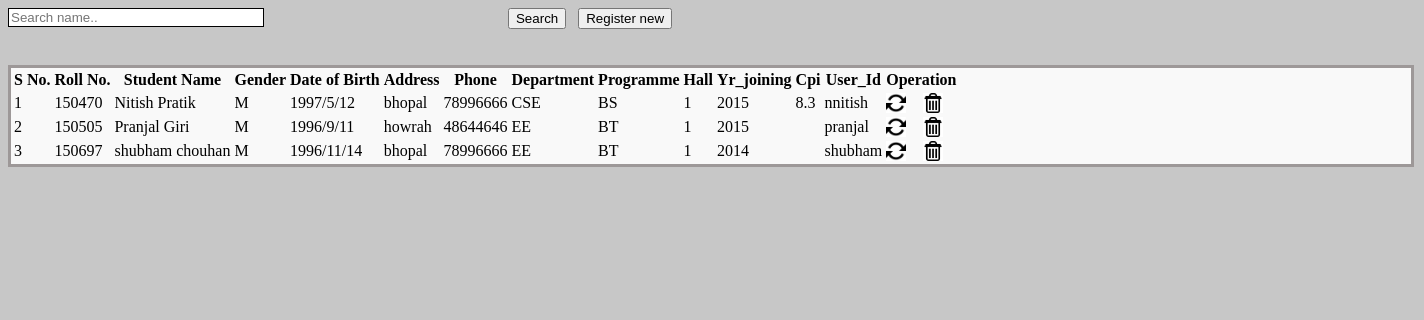
Screenshot of /View_Students.php with the database file from the repository.
### tables this page shows
CREATE TABLE `stu_table` (
  `name` varchar(20) NOT NULL,
  `gender` varchar(1) NOT NULL,
  `dob` varchar(20) NOT NULL,
  `department` varchar(10) NOT NULL,
  `roll_number` int(10) NOT NULL,
  `address` varchar(100) NOT NULL,
  `hall` varchar(5) NOT NULL,
  `ph_no` int(10) NOT NULL,
  `programme` varchar(10) NOT NULL,
  `year_joining` int(4) NOT NULL,
  `user_id` varchar(10) NOT NULL,
  `cpi` varchar(3) NOT NULL,
  `minor` varchar(20) NOT NULL
);

### View_Students.php (the view, shortened to what this page needs)
<!DOCTYPE html PUBLIC "-//W3C//DTD XHTML 1.0 Transitional//EN" "http://www.w3.org/TR/xhtml1/DTD/xhtml1-transitional.dtd">
<html xmlns="http://www.w3.org/1999/xhtml">
<head>
<link rel="stylesheet" type="text/css" href="css/style_view.css" />
</head>
<body>
<div class="btn_pos">
        <form method="post">
            <input type="text" name="searchtxt" class="input_box_pos form-control" placeholder="Search name.." />
            <div class="btn_pos_search">
            <input type="submit" class="btn btn-primary btn-large" name="btnsearch" value="Search"/>&nbsp;&nbsp;
            <a href="?tag=student_entry"><input type="button" class="btn btn-large btn-primary" value="Register new" name="butAdd"/></a>
            </div>
        </form>
    </div><br><br>
<div class="table_margin">
<table class="table table-bordered">
        <thead>
            <tr>
            <th style="text-align: center;">S No.</th>
 	    <th style="text-align: center;">Roll No.</th>
            <th style="text-align: center;">Student Name</th>
            <th style="text-align: center;">Gender</th>
            <th style="text-align: center;">Date of Birth</th>
            <th style="text-align: center;">Address</th>
            <th style="text-align: center;">Phone</th>
            <th style="text-align: center;">Department</th>
	    <th style="text-align: center;">Programme</th>
            <th style="text-align: center;">Hall</th>
	    <th style="text-align: center;">Yr_joining</th>
	    <th style="text-align: center;">Cpi</th>
	    <th style="text-align: center;">User_Id</th>
            <th style="text-align: center;" colspan="2">Operation</th>
        </tr>
        <?php
	$key="";
	if($key !="")
		$sql_sel=mysqli_query($con,"SElECT * FROM stu_table WHERE name  like '%$key%' ");
	else
		 $sql_sel=mysqli_query($con,"SELECT * FROM stu_table");
    $i=0;
    while($row=mysqli_fetch_array($sql_sel)){
    $i++;
    ?>
      <tr>
            <td><?php echo $i;?></td>
	    <td><?php echo $row['roll_number'];?></td>
            <td><?php echo $row['name'];?></td>
            <td><?php echo $row['gender'];?></td>
            <td><?php echo $row['dob'];?></td>
	    <td><?php echo $row['address'];?></td>
            <td><?php echo $row['ph_no'];?></td>
	    <td><?php echo $row['department'];?></td>
            <td><?php echo $row['programme'];?></td>
            <td><?php echo $row['hall'];?></td>
	    <td><?php echo $row['year_joining'];?></td>
            <td><?php echo $row['cpi'];?></td>
	    <td><?php echo $row['user_id'];?></td>
            <td><a href="?tag=student_entry&opr=upd&usr_id=<?php echo $row['user_id'];?>&rs_id=<?php echo $row['roll_number'];?>" title="Update"><img style="-webkit-box-shadow: 0px 0px 0px 0px rgba(50, 50, 50, 0.75);-moz-box-shadow:    0px 0px 0px 0px rgba(50, 50, 50, 0.75);box-shadow:         0px 0px 0px 0px rgba(50, 50, 50, 0.75);" src="picture/update.png" height="20" alt="Update" /></a></td>
            <td><a href="?tag=view_students&opr=del&usr_id=<?php echo $row['user_id'];?>&rs_id=<?php echo $row['roll_number'];?>" title="Delete"><img style="-webkit-box-shadow: 0px 0px 0px 0px rgba(50, 50, 50, 0.75);-moz-box-shadow:    0px 0px 0px 0px rgba(50, 50, 50, 0.75);box-shadow:         0px 0px 0px 0px rgba(50, 50, 50, 0.75);" src="picture/delete.jpg" height="20" alt="Delete" /></a></td>
        </tr>
    <?php
    }
    ?>
    </table>
</div>
</body>
</html>

### css/style_view.css (style rules this page uses)
body { background-color: #c7c7c7; }
.table_margin { background-color: #f9f9f9; }
.table_margin { width: 1400px; border: 3px solid #9d9898; }
.btn_pos { text-align: center; }
.input_box_pos { width: 250px; border: 1px solid black; float: left; }
.btn_pos { margin-right: 500px; }

### rows the page displays
stu_table: roll_number "150470", name "Nitish Pratik", gender "M", dob "1997/5/12", address "bhopal", ph_no "78996666", department "CSE", programme "BS", hall "1", year_joining "2015", cpi "8.3", user "nnitish"
stu_table: roll_number "150505", name "Pranjal Giri", gender "M", dob "1996/9/11", address "howrah", ph_no "48644646", department "EE", programme "BT", hall "1", year_joining "2015", user "pranjal"
stu_table: roll_number "150697", name "shubham chouhan", gender "M", dob "1996/11/14", address "bhopal", ph_no "78996666", department "EE", programme "BT", hall "1", year_joining "2014", user "shubham"
